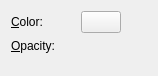
<ui version="4.0" >
 <class>WdgColorOptions</class>
 <widget class="QWidget" name="WdgColorOptions" >
  <property name="geometry" >
   <rect>
    <x>0</x>
    <y>0</y>
    <width>158</width>
    <height>76</height>
   </rect>
  </property>
  <layout class="QGridLayout" name="gridLayout" >
   <item row="0" column="0" >
    <widget class="QLabel" name="lblColor" >
     <property name="text" >
      <string>&amp;Color:</string>
     </property>
     <property name="buddy" >
      <cstring>bnColor</cstring>
     </property>
    </widget>
   </item>
   <item row="0" column="2" >
    <widget class="KColorButton" name="bnColor" />
   </item>
   <item row="0" column="3" >
    <spacer>
     <property name="orientation" >
      <enum>Qt::Horizontal</enum>
     </property>
     <property name="sizeType" >
      <enum>QSizePolicy::Expanding</enum>
     </property>
     <property name="sizeHint" stdset="0" >
      <size>
       <width>21</width>
       <height>20</height>
      </size>
     </property>
    </spacer>
   </item>
   <item row="1" column="0" >
    <widget class="QLabel" name="label_2" >
     <property name="text" >
      <string>&amp;Opacity:</string>
     </property>
     <property name="buddy" >
      <cstring>intOpacity</cstring>
     </property>
    </widget>
   </item>
   <item row="2" column="1" >
    <spacer>
     <property name="orientation" >
      <enum>Qt::Vertical</enum>
     </property>
     <property name="sizeType" >
      <enum>QSizePolicy::Expanding</enum>
     </property>
     <property name="sizeHint" stdset="0" >
      <size>
       <width>20</width>
       <height>21</height>
      </size>
     </property>
    </spacer>
   </item>
   <item row="1" column="2" >
    <widget class="KoSliderCombo" native="1" name="intOpacity" />
   </item>
  </layout>
 </widget>
 <layoutdefault spacing="6" margin="11" />
 <pixmapfunction>qPixmapFromMimeSource</pixmapfunction>
 <customwidgets>
  <customwidget>
   <class>KColorButton</class>
   <extends>QPushButton</extends>
   <header>kcolorbutton.h</header>
  </customwidget>
  <customwidget>
   <class>KoSliderCombo</class>
   <extends>QWidget</extends>
   <header>KoSliderCombo.h</header>
  </customwidget>
 </customwidgets>
 <resources/>
 <connections/>
</ui>
